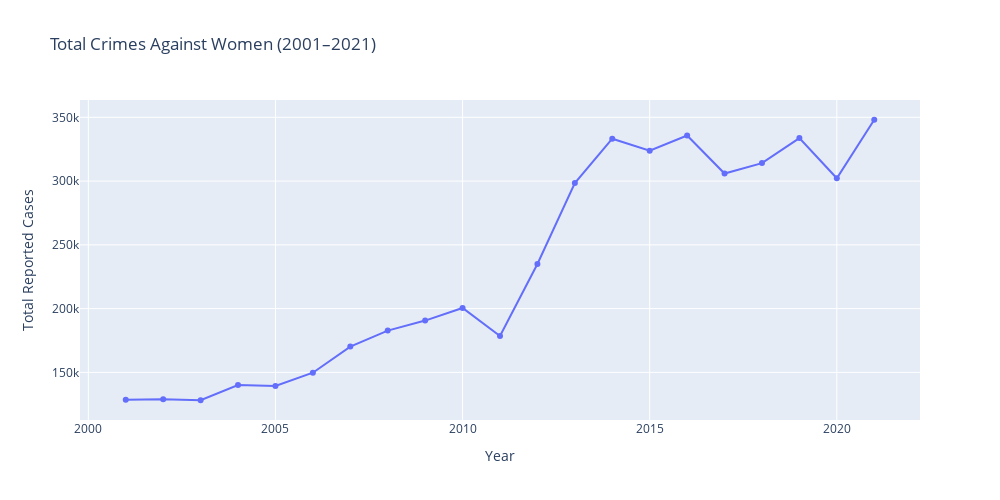

Notebook source saved alongside this figure:
### Markdown cell above
Total Crimes by Year (Interactive Line Plot)

### Code cell
fig = px.line(crimes_df_cleaned.groupby("Year").sum().reset_index(),
              x="Year",
              y="Total_Cases",
              markers=True,
              title="Total Crimes Against Women (2001–2021)",
              labels={"Total_Cases": "Total Reported Cases"})

fig.update_layout(width=1000, height=500)
fig.show()

### Figure 1 — Plotly figure (JSON) as saved in the notebook; plotly's stock layout.template omitted (floating-point values rounded to 4 significant figures)
{"data": [{"hovertemplate": "Year=%{x}<br>Total Reported Cases=%{y}<extra></extra>", "legendgroup": "", "line": {"color": "#636efa", "dash": "solid"}, "marker": {"symbol": "circle"}, "mode": "lines+markers", "name": "", "orientation": "v", "showlegend": false, "type": "scatter", "x": [2001, 2002, 2003, 2004, 2005, 2006, 2007, 2008, 2009, 2010, 2011, 2012, 2013, 2014, 2015, 2016, 2017, 2018, 2019, 2020, 2021], "xaxis": "x", "y": [128537, 128972, 128142, 140072, 139333, 149742, 170196, 182757, 190617, 200534, 178529, 235025, 298444, 333216, 323852, 335769, 305897, 314093, 333717, 302186, 348092], "yaxis": "y"}], "layout": {"height": 500, "legend": {"tracegroupgap": 0}, "title": {"text": "Total Crimes Against Women (2001–2021)"}, "width": 1000, "xaxis": {"anchor": "y", "domain": [0, 1], "title": {"text": "Year"}}, "yaxis": {"anchor": "x", "domain": [0, 1], "title": {"text": "Total Reported Cases"}}}}
